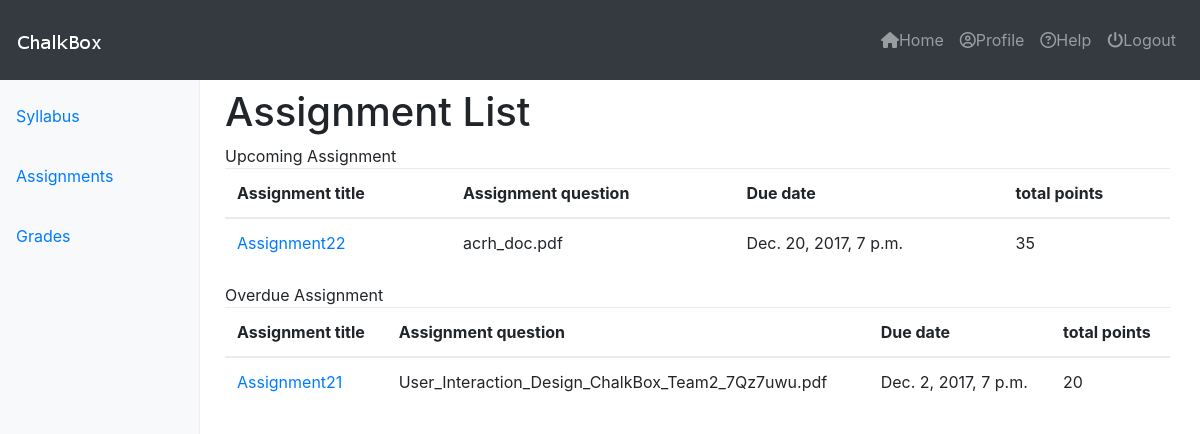
Page /courses/2/assignments/ on the earlier database version.
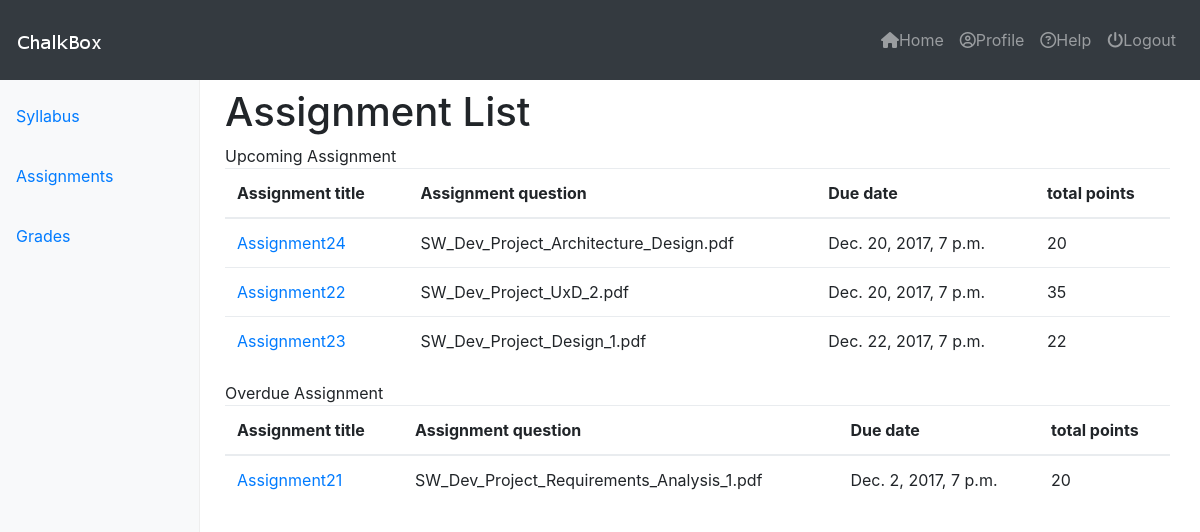
Same page on the later database version.
### assignments/models.py (models this page shows, shortened)
class Assignment(models.Model):
	course = models.ForeignKey(Course)
	title = models.CharField(max_length=120, unique=True)
	due_date = models.DateTimeField()
	total_points	= models.IntegerField()
	description = models.TextField(blank=True)
	updated     = models.DateTimeField(auto_now=True)
	timestamp   = models.DateTimeField(auto_now_add=True)
	question	= models.FileField(null=True, blank=True)
	publish		= models.BooleanField(default=False)
	def is_past_due(self):
		return timezone.now() > self.due_date

### assignments/views.py (the view)
def assignment_home(request, cid=None):
	course = Course(id=cid)
	all_assignment = Assignment.objects.all().filter(course__id=cid).order_by('due_date')
	upcoming_assignment = set()
	overdue_assignment = set()
	for c in all_assignment:
		if c.is_past_due() is False:
			upcoming_assignment.add(c)
		else:
			overdue_assignment.add(c)
	context = {
		"upcoming_assignment": upcoming_assignment,
		"overdue_assignment": overdue_assignment,
		"title": "Assignment List",
		"id": course.id,
	}
	if request.user.is_staff == True:
		return render(request, "assignment/assignments_instructor.html", context)
	else:
		return render(request, "assignment/assignments_student.html", context)

### templates/assignment/assignments_student.html (shortened to what this page needs)
{% extends "base_navbar.html" %}
{% block content %}
<div class="container-fluid">
	{% include "side_bar.html" with cid=id %}
    <main role="main" class="col-sm-9 ml-sm-auto col-md-10 pt-2">
    	  <div class="content">
	<h1>{{ title }}</h1>
	<caption> Upcoming Assignment </caption>
	<table class="table">
		<thead>
		    <tr>
		      <th scope="col">Assignment title</th>
		      <th scope="col">Assignment question</th>
		      <th scope="col">Due date</th>
		      <th scope="col">total points</th>
		    </tr>
		</thead>
		<tbody>
	       	{% for obj in upcoming_assignment %}
	       	{% if obj.publish %}
			    <tr>
			      <td><a href='{% url "courses:assignments:assignment_detail" cid=id aid=obj.id %}'>{{ obj.title }}</a></td>
			      {% if obj.question %}
			      	<td>{{ obj.question }}</td>
			      {% else %}
			      	<td></td>
			      {% endif %}
			      <td>{{ obj.due_date }}</td>
			      <td>{{ obj.total_points }}</td>
			    </tr>
			{% endif %}
	       	{% endfor %}
       	</tbody>
	</table>
	<caption> Overdue Assignment </caption>
	<table class="table">
		<thead>
		    <tr>
		      <th scope="col">Assignment title</th>
		      <th scope="col">Assignment question</th>
		      <th scope="col">Due date</th>
		      <th scope="col">total points</th>
		    </tr>
		</thead>
		<tbody>
	       	{% for obj in overdue_assignment %}
			    <tr>
			      <td><a href='{% url "courses:assignments:assignment_detail" cid=id aid=obj.id %}'>{{ obj.title }}</a></td>
			      {% if obj.question %}
			      	<td>{{ obj.question }}</td>
			      {% else %}
			      	<td></td>
			      {% endif %}
			      <td>{{ obj.due_date }}</td>
			      <td>{{ obj.total_points }}</td>
			    </tr>
	       	{% endfor %}
       	</tbody>
	</table>
	</div>
    </main>
</div>
{% endblock %}

Differences in the rows shown:
added Assignment: title "Assignment24", question "SW_Dev_Project_Architecture_Design.pdf", due_date "Dec. 20, 2017, 7 p.m.", total_points "20", shown under "Assignment List"
changed Assignment "Assignment22": question "acrh_doc.pdf" → "SW_Dev_Project_UxD_2.pdf"
now on this page (row edited): Assignment: title "Assignment23", question "SW_Dev_Project_Design_1.pdf", due_date "Dec. 22, 2017, 7 p.m.", total_points "22", shown under "Assignment List"
changed Assignment "Assignment21": question "User_Interaction_Design_ChalkBox_Team2_7Qz7uwu.pdf" → "SW_Dev_Project_Requirements_Analysis_1.pdf"
